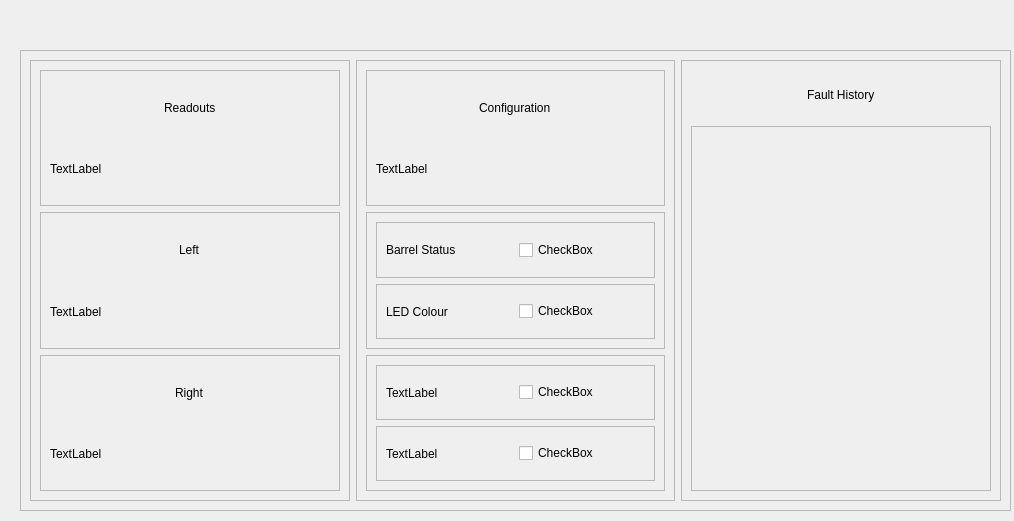
<?xml version="1.0" encoding="UTF-8"?>
<ui version="4.0">
 <class>Form</class>
 <widget class="QWidget" name="Form">
  <property name="geometry">
   <rect>
    <x>0</x>
    <y>0</y>
    <width>1014</width>
    <height>521</height>
   </rect>
  </property>
  <property name="windowTitle">
   <string>Form</string>
  </property>
  <widget class="QFrame" name="customer_satus_qframe">
   <property name="geometry">
    <rect>
     <x>20</x>
     <y>50</y>
     <width>991</width>
     <height>461</height>
    </rect>
   </property>
   <property name="frameShape">
    <enum>QFrame::StyledPanel</enum>
   </property>
   <property name="frameShadow">
    <enum>QFrame::Raised</enum>
   </property>
   <layout class="QHBoxLayout" name="horizontalLayout">
    <item>
     <widget class="QFrame" name="customer_childframe1">
      <property name="frameShape">
       <enum>QFrame::StyledPanel</enum>
      </property>
      <property name="frameShadow">
       <enum>QFrame::Raised</enum>
      </property>
      <layout class="QVBoxLayout" name="verticalLayout">
       <item>
        <widget class="QFrame" name="frame">
         <property name="frameShape">
          <enum>QFrame::StyledPanel</enum>
         </property>
         <property name="frameShadow">
          <enum>QFrame::Raised</enum>
         </property>
         <layout class="QVBoxLayout" name="verticalLayout_4">
          <item alignment="Qt::AlignHCenter">
           <widget class="QLabel" name="label">
            <property name="text">
             <string>Readouts</string>
            </property>
           </widget>
          </item>
          <item>
           <widget class="QLabel" name="label_2">
            <property name="text">
             <string>TextLabel</string>
            </property>
           </widget>
          </item>
         </layout>
        </widget>
       </item>
       <item>
        <widget class="QFrame" name="frame_2">
         <property name="frameShape">
          <enum>QFrame::StyledPanel</enum>
         </property>
         <property name="frameShadow">
          <enum>QFrame::Raised</enum>
         </property>
         <layout class="QVBoxLayout" name="verticalLayout_10">
          <item alignment="Qt::AlignHCenter">
           <widget class="QLabel" name="label_3">
            <property name="text">
             <string>Left</string>
            </property>
           </widget>
          </item>
          <item>
           <widget class="QLabel" name="label_4">
            <property name="text">
             <string>TextLabel</string>
            </property>
           </widget>
          </item>
         </layout>
        </widget>
       </item>
       <item>
        <widget class="QFrame" name="frame_5">
         <property name="frameShape">
          <enum>QFrame::StyledPanel</enum>
         </property>
         <property name="frameShadow">
          <enum>QFrame::Raised</enum>
         </property>
         <layout class="QVBoxLayout" name="verticalLayout_9">
          <item alignment="Qt::AlignHCenter">
           <widget class="QLabel" name="label_5">
            <property name="text">
             <string>Right</string>
            </property>
           </widget>
          </item>
          <item>
           <widget class="QLabel" name="label_6">
            <property name="text">
             <string>TextLabel</string>
            </property>
           </widget>
          </item>
         </layout>
        </widget>
       </item>
      </layout>
     </widget>
    </item>
    <item>
     <widget class="QFrame" name="customer_childfram2">
      <property name="frameShape">
       <enum>QFrame::StyledPanel</enum>
      </property>
      <property name="frameShadow">
       <enum>QFrame::Raised</enum>
      </property>
      <layout class="QVBoxLayout" name="verticalLayout_2">
       <item>
        <widget class="QFrame" name="frame_6">
         <property name="frameShape">
          <enum>QFrame::StyledPanel</enum>
         </property>
         <property name="frameShadow">
          <enum>QFrame::Raised</enum>
         </property>
         <layout class="QVBoxLayout" name="verticalLayout_8">
          <item alignment="Qt::AlignHCenter">
           <widget class="QLabel" name="label_10">
            <property name="text">
             <string>Configuration</string>
            </property>
           </widget>
          </item>
          <item>
           <widget class="QLabel" name="label_7">
            <property name="text">
             <string>TextLabel</string>
            </property>
           </widget>
          </item>
         </layout>
        </widget>
       </item>
       <item>
        <widget class="QFrame" name="frame_7">
         <property name="frameShape">
          <enum>QFrame::StyledPanel</enum>
         </property>
         <property name="frameShadow">
          <enum>QFrame::Raised</enum>
         </property>
         <layout class="QVBoxLayout" name="verticalLayout_7">
          <item>
           <widget class="QFrame" name="frame_10">
            <property name="frameShape">
             <enum>QFrame::StyledPanel</enum>
            </property>
            <property name="frameShadow">
             <enum>QFrame::Raised</enum>
            </property>
            <layout class="QHBoxLayout" name="horizontalLayout_3">
             <item>
              <widget class="QLabel" name="label_11">
               <property name="maximumSize">
                <size>
                 <width>16777215</width>
                 <height>16777215</height>
                </size>
               </property>
               <property name="text">
                <string>Barrel Status</string>
               </property>
              </widget>
             </item>
             <item>
              <widget class="QCheckBox" name="checkBox">
               <property name="text">
                <string>CheckBox</string>
               </property>
              </widget>
             </item>
            </layout>
           </widget>
          </item>
          <item>
           <widget class="QFrame" name="frame_11">
            <property name="frameShape">
             <enum>QFrame::StyledPanel</enum>
            </property>
            <property name="frameShadow">
             <enum>QFrame::Raised</enum>
            </property>
            <layout class="QHBoxLayout" name="horizontalLayout_2">
             <item>
              <widget class="QLabel" name="label_12">
               <property name="maximumSize">
                <size>
                 <width>16777215</width>
                 <height>16777215</height>
                </size>
               </property>
               <property name="text">
                <string>LED Colour</string>
               </property>
              </widget>
             </item>
             <item>
              <widget class="QCheckBox" name="checkBox_2">
               <property name="text">
                <string>CheckBox</string>
               </property>
              </widget>
             </item>
            </layout>
           </widget>
          </item>
         </layout>
        </widget>
       </item>
       <item>
        <widget class="QFrame" name="frame_8">
         <property name="minimumSize">
          <size>
           <width>0</width>
           <height>90</height>
          </size>
         </property>
         <property name="frameShape">
          <enum>QFrame::StyledPanel</enum>
         </property>
         <property name="frameShadow">
          <enum>QFrame::Raised</enum>
         </property>
         <layout class="QVBoxLayout" name="verticalLayout_6">
          <item>
           <widget class="QFrame" name="frame_13">
            <property name="frameShape">
             <enum>QFrame::StyledPanel</enum>
            </property>
            <property name="frameShadow">
             <enum>QFrame::Raised</enum>
            </property>
            <layout class="QHBoxLayout" name="horizontalLayout_4">
             <item>
              <widget class="QLabel" name="label_13">
               <property name="text">
                <string>TextLabel</string>
               </property>
              </widget>
             </item>
             <item>
              <widget class="QCheckBox" name="checkBox_3">
               <property name="text">
                <string>CheckBox</string>
               </property>
              </widget>
             </item>
            </layout>
           </widget>
          </item>
          <item>
           <widget class="QFrame" name="frame_12">
            <property name="frameShape">
             <enum>QFrame::StyledPanel</enum>
            </property>
            <property name="frameShadow">
             <enum>QFrame::Raised</enum>
            </property>
            <layout class="QHBoxLayout" name="horizontalLayout_5">
             <item>
              <widget class="QLabel" name="label_14">
               <property name="text">
                <string>TextLabel</string>
               </property>
              </widget>
             </item>
             <item>
              <widget class="QCheckBox" name="checkBox_4">
               <property name="text">
                <string>CheckBox</string>
               </property>
              </widget>
             </item>
            </layout>
           </widget>
          </item>
         </layout>
        </widget>
       </item>
      </layout>
     </widget>
    </item>
    <item>
     <widget class="QFrame" name="customer_childframe3">
      <property name="maximumSize">
       <size>
        <width>350</width>
        <height>16777215</height>
       </size>
      </property>
      <property name="frameShape">
       <enum>QFrame::StyledPanel</enum>
      </property>
      <property name="frameShadow">
       <enum>QFrame::Raised</enum>
      </property>
      <layout class="QVBoxLayout" name="verticalLayout_3">
       <item alignment="Qt::AlignHCenter">
        <widget class="QLabel" name="label_8">
         <property name="maximumSize">
          <size>
           <width>16777215</width>
           <height>50</height>
          </size>
         </property>
         <property name="text">
          <string>Fault History</string>
         </property>
        </widget>
       </item>
       <item>
        <widget class="QScrollArea" name="scrollArea">
         <property name="sizePolicy">
          <sizepolicy hsizetype="Minimum" vsizetype="Minimum">
           <horstretch>0</horstretch>
           <verstretch>0</verstretch>
          </sizepolicy>
         </property>
         <property name="maximumSize">
          <size>
           <width>900</width>
           <height>16777215</height>
          </size>
         </property>
         <property name="widgetResizable">
          <bool>true</bool>
         </property>
         <widget class="QWidget" name="scrollAreaWidgetContents">
          <property name="geometry">
           <rect>
            <x>0</x>
            <y>0</y>
            <width>292</width>
            <height>354</height>
           </rect>
          </property>
          <layout class="QHBoxLayout" name="horizontalLayout_6"/>
         </widget>
        </widget>
       </item>
      </layout>
     </widget>
    </item>
   </layout>
  </widget>
 </widget>
 <resources/>
 <connections/>
</ui>
